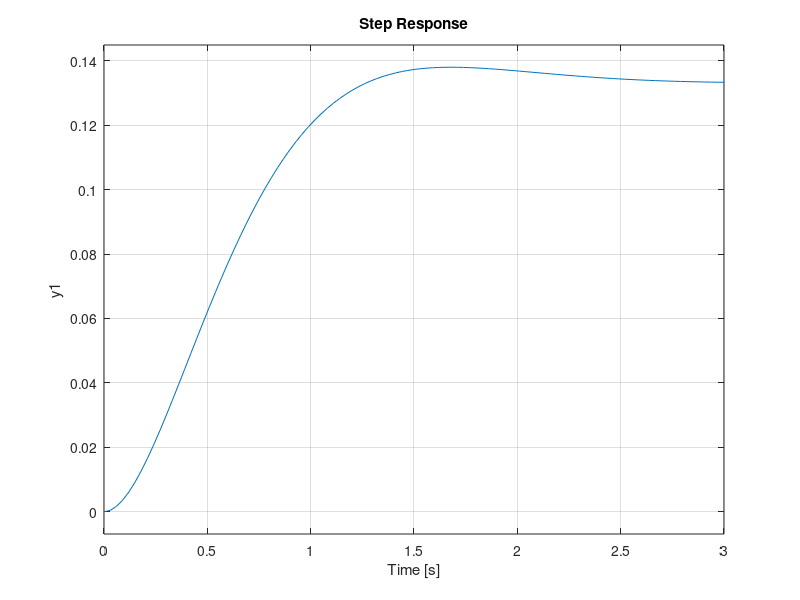

Write MATLAB code to recreate this figure. (Note: this script raises an error after producing the figure.)
s = tf ('s');
P = 2/(2*s^2+8*s+15);
step (P)
%pidTuner(P,'p')
%pidTuner(P,C)
opts = pidtuneOptions('CrossoverFrequency',32,'PhaseMargin',90);
[C, info] = pidtune(P, 'pid', opts)